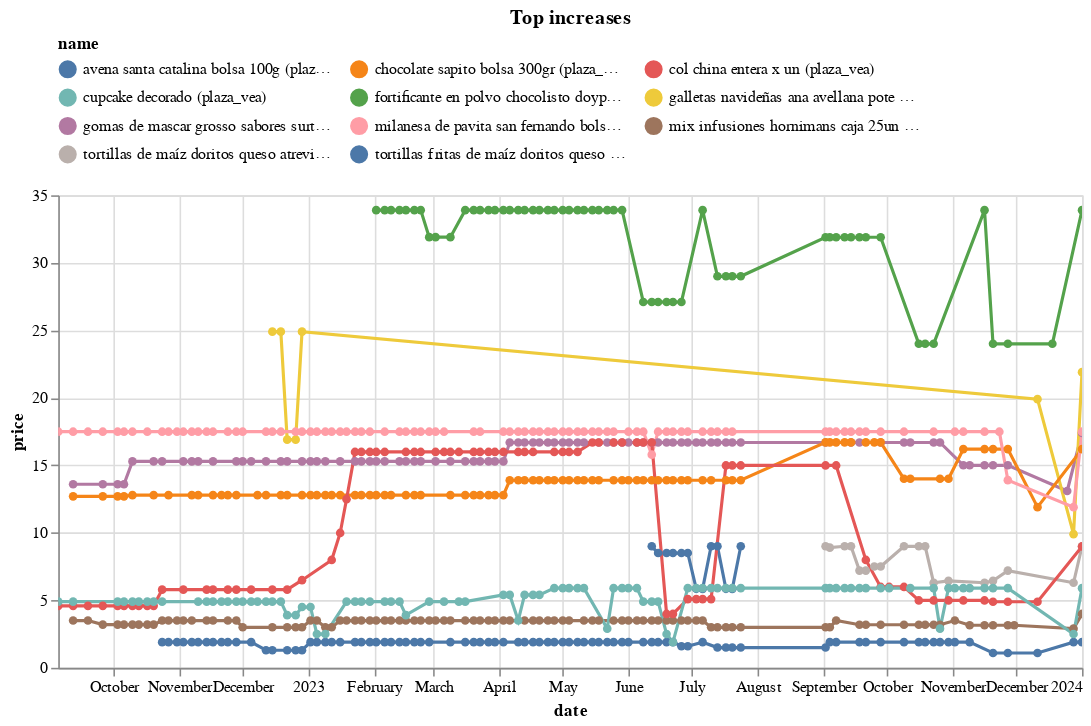

This figure's notebook cell:
### Code cell
(top_changes
 .sort_values('change')
 .tail(10)
 .pipe(plot_changes, 'Top increases')
)

### Figure 1 — Vega-Lite specification as saved in the notebook (floating-point values rounded to 4 significant figures; data arrays with more than 128 entries replaced by an {"elided": "..."} marker saying what was removed)
{"config": {"view": {"continuousWidth": 300, "continuousHeight": 300}, "legend": {"columns": 3, "orient": "top"}}, "data": {"name": "data-89dce39b3d56c00233fd6b0f620c758b"}, "mark": {"type": "line", "point": true}, "encoding": {"color": {"field": "name", "scale": {"domain": ["avena santa catalina bolsa 100g (plaza_vea)", "chocolate sapito bolsa 300gr (plaza_vea)", "col china entera x un (plaza_vea)", "cupcake decorado (plaza_vea)", "fortificante en polvo chocolisto doypack 1160g (plaza_vea)", "galletas navideñas ana avellana pote 320g (plaza_vea)", "gomas de mascar grosso sabores surtidos bolsa 350gr (plaza_vea)", "milanesa de pavita san fernando bolsa 415g (plaza_vea)", "mix infusiones hornimans caja 25un (plaza_vea)", "tortillas de maíz doritos queso atrevido bolsa 190g (plaza_vea)", "tortillas fritas de maíz doritos queso atrevido bolsa 190g (plaza_vea)"]}, "type": "nominal"}, "tooltip": [{"field": "name", "type": "nominal"}, {"field": "price", "type": "quantitative"}, {"field": "last_price", "type": "quantitative"}], "x": {"field": "date", "type": "temporal"}, "y": {"field": "price", "type": "quantitative"}}, "params": [{"name": "param_5", "select": {"type": "point", "fields": ["name"]}, "bind": "legend"}, {"name": "param_6", "select": {"type": "interval", "encodings": ["x", "y"]}, "bind": "scales"}], "title": "Top increases", "transform": [{"filter": {"param": "param_5"}}], "width": 650, "$schema": "https://vega.github.io/schema/vega-lite/v5.16.3.json", "datasets": {"data-89dce39b3d56c00233fd6b0f620c758b": {"elided": "710 records"}}}
